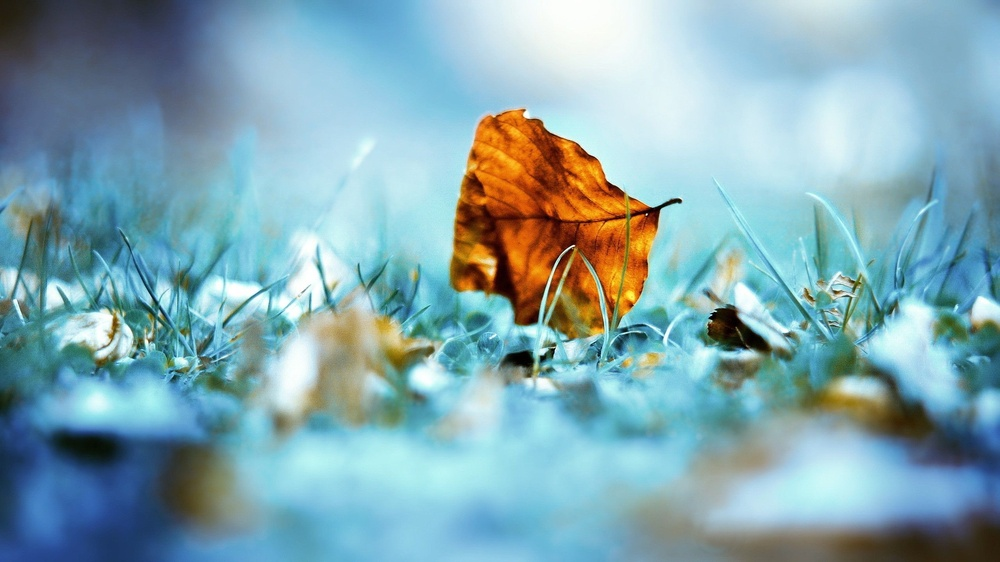
#> input picture Data-Science-Lab-main/Experiment 2/477393.jpg, 1000 x 562 px, shrunk from 2560 x 1440 before the run
$ jupyter execute Matrix.ipynb   (shell and % lines are left out)
#> lines starting #> are read from the running program, lines starting #| are printed output that depends on the picture
[cell 1]
#Program To Perform Matrix Multipilcation And Transformation Using Python

#matrix multiplication

import numpy as np
a=np.array([[1,2],[2,3]])
b=np.array([[2,4],[3,2]])
print(a)
print("*")
print(b)
print("=")
print(a.dot(b))

[cell 2]
#rotation

from scipy import ndimage
from matplotlib import pyplot as pt
import numpy as np
from PIL import Image
a=Image.open('477393.jpg')
#> a is the input picture: PIL image 1000x562 RGB; mean R, G, B 130.8, 168.2, 177.3
b=np.array(a)
c=ndimage.rotate(b,150)
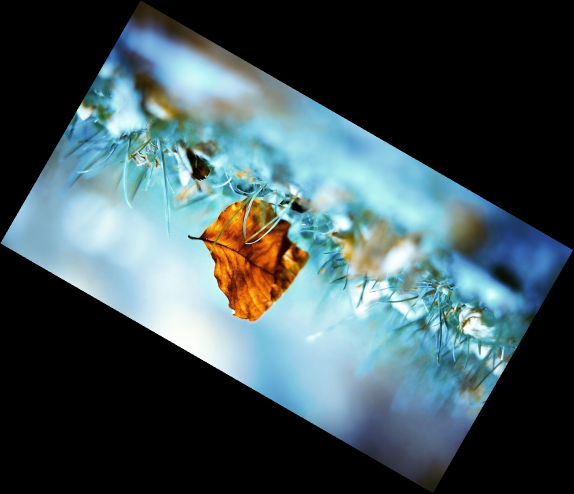
#> c: shape (987, 1147, 3) (shown at 1/2 size); mean R, G, B 64.8, 83.3, 87.8
d=Image.fromarray(c)
pt.imshow(d)

[cell 3]
#Scaling

from scipy import ndimage
from matplotlib import pyplot as pt
import numpy as np
from PIL import Image
a=Image.open('477393.jpg')
b=np.array(a)
c=ndimage.zoom(b,(0.25,1,1))
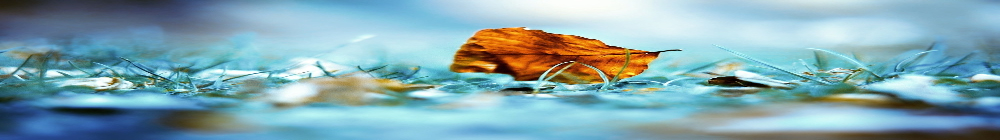
#> c: shape (140, 1000, 3); mean R, G, B 130.8, 168.2, 177.3
d=Image.fromarray(c)
pt.imshow(d)

[cell 4]
#Shearing

import numpy as np
from scipy import ndimage
from matplotlib import pyplot as pt
import numpy as np
from PIL import Image
a=Image.open('477393.jpg')
b=np.array(a)
h,w,s=b.shape
#> h = 562; w = 1000; s = 3
m=[[1,0,0],[0,1,0],[0,0,1]]
c=ndimage.affine_transform(b,m,offset=(0,h//2,0),output_shape=(h,h+w//2,s))
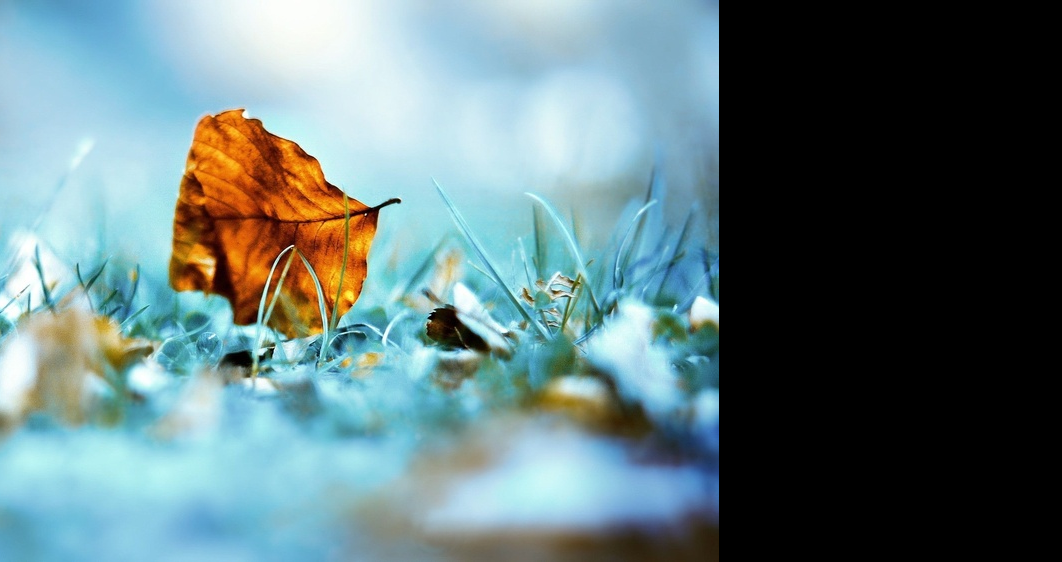
#> c: shape (562, 1062, 3); mean R, G, B 99.2, 123.1, 125.9
d=Image.fromarray(c)
pt.imshow(d)
